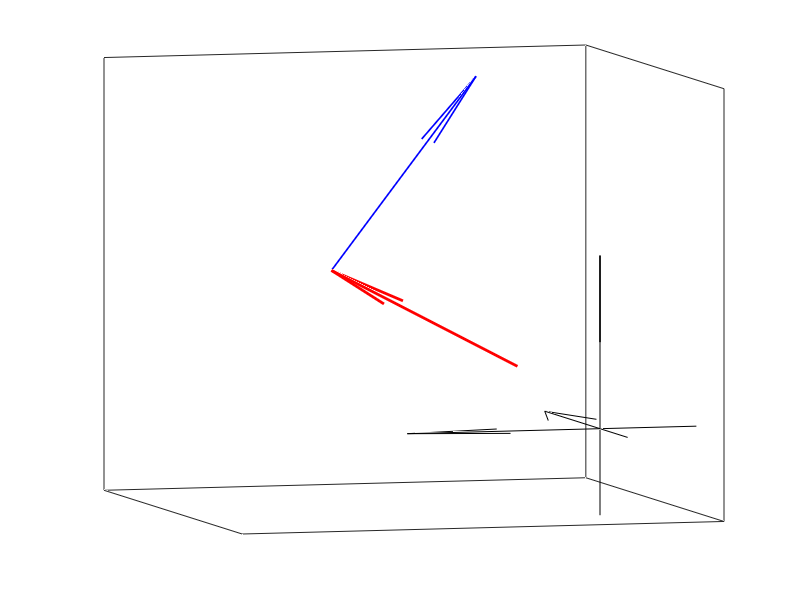
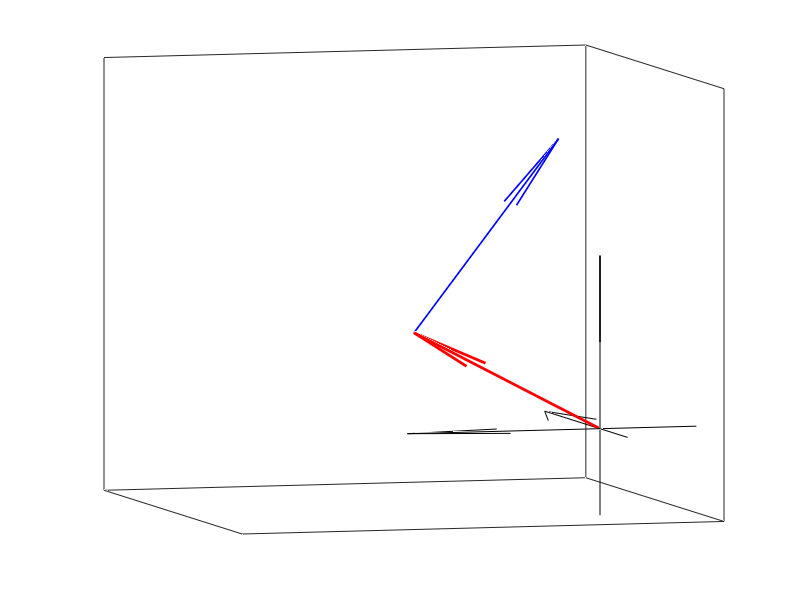
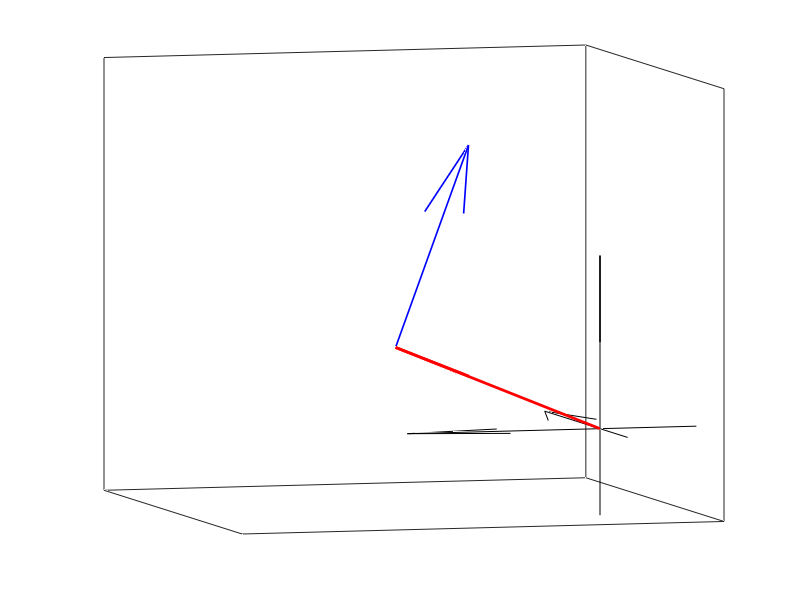
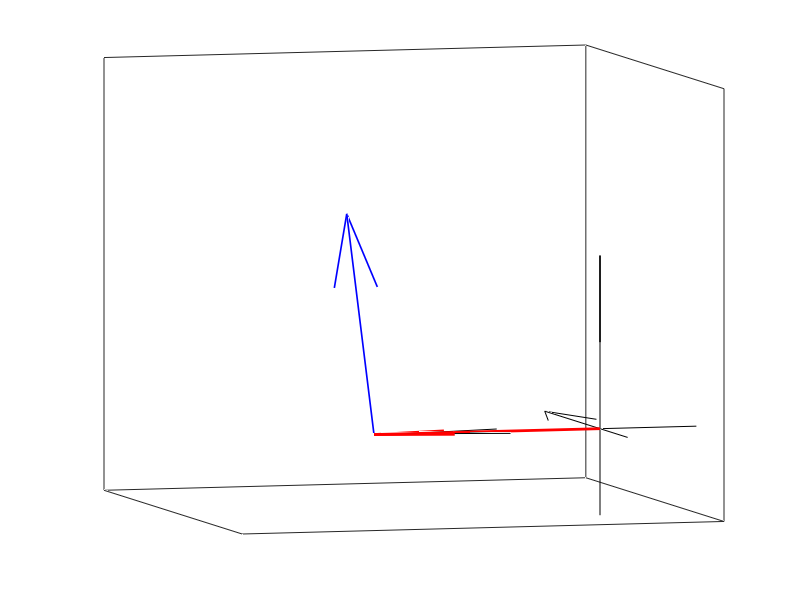

The MATLAB source for these figures, in order:
% Diagrams for 3D normalisation 
%% Normalise with respect to colliding partner

% Define coordiantes of the points
A0 = [-0.5; 1; .8; 1];
A1 = [1; 2.5; 1.8; 1];
A2 = [1; 1; 4; 1];
A1A0 = A1 - A0;
A2A0 = A2 - A1;

% Coordinate axis
close all
figure
hold on
quiver3(-1, 0, 0, 3, 0, 0, 'k', 'autoscale', 'off', 'linewidth', .5);
quiver3(0, -1, 0, 0, 3, 0, 'k', 'autoscale', 'off', 'linewidth', .5);
quiver3(0, 0, -1, 0, 0, 3, 'k', 'autoscale', 'off', 'linewidth', .5);
view([254 6])

% Plot vectors before normalisation
quiver3(A0(1), A0(2), A0(3), A1A0(1), A1A0(2), A1A0(3), 'r', ...
    'autoscale', 'off', 'linewidth', 2);
quiver3(A1(1), A1(2), A1(3), A2A0(1), A2A0(2), A2A0(3), 'b', ...
    'autoscale', 'off', 'linewidth', 1.2);

% Set maximum scale for x,y,z axis.
axis([-1, 4, -1, 4, -1, 4]);
set(gca, 'xtick', []);
set(gca, 'ytick', []);
set(gca, 'ztick', []);
box on

% Translate such that A0 is the origin of the coordinate system
T = [1, 0, 0, -A0(1); ...
     0, 1, 0, -A0(2); ...
     0, 0, 1, -A0(3); ...
     0, 0, 0, 1];
A0 = T * A0;
A1 = T * A1;
A2 = T * A2; 
A1A0 = A1 - A0;
A2A0 = A2 - A1;

% Coordinate axis
figure
hold on
quiver3(-1, 0, 0, 3, 0, 0, 'k', 'autoscale', 'off', 'linewidth', .5);
quiver3(0, -1, 0, 0, 3, 0, 'k', 'autoscale', 'off', 'linewidth', .5);
quiver3(0, 0, -1, 0, 0, 3, 'k', 'autoscale', 'off', 'linewidth', .5);
view([254 6])

% Plot rotated translated 
quiver3(A0(1), A0(2), A0(3), A1A0(1), A1A0(2), A1A0(3), 'r', ...
    'autoscale', 'off', 'linewidth', 2);
quiver3(A1(1), A1(2), A1(3), A2A0(1), A2A0(2), A2A0(3), 'b', ...
    'autoscale', 'off', 'linewidth', 1.2);

% Set maximum scale for x,y,z axis.
axis([-1, 4, -1, 4, -1, 4]);
set(gca, 'xtick', []);
set(gca, 'ytick', []);
set(gca, 'ztick', []); 
box on
% Find angle of rotation
thetaz = atan2(A1(2), A1(1));

% Build rotation matrix that will make vector parallel to XOZ plane
Rz = [cos(thetaz), -sin(thetaz), 0, 0; ...
    sin(thetaz), cos(thetaz), 0, 0; ...
    0, 0, 1, 0; ...
    0, 0, 0, 1];

A1 = Rz * A1;
A2 = Rz * A2;
A1A0 = A1 - A0;
A2A0 = A2 - A1;

% Plot vectors after rotation about z
% Coordinate axis
figure
hold on
quiver3(-1, 0, 0, 3, 0, 0, 'k', 'autoscale', 'off', 'linewidth', .5);
quiver3(0, -1, 0, 0, 3, 0, 'k', 'autoscale', 'off', 'linewidth', .5);
quiver3(0, 0, -1, 0, 0, 3, 'k', 'autoscale', 'off', 'linewidth', .5);
view([254 6])

% Plot rotated vectors 
quiver3(A0(1), A0(2), A0(3), A1A0(1), A1A0(2), A1A0(3), 'r', ...
    'autoscale', 'off', 'linewidth', 2);
quiver3(A1(1), A1(2), A1(3), A2A0(1), A2A0(2), A2A0(3), 'b', ...
    'autoscale', 'off', 'linewidth', 1.2);

% Set maximum scale for x,y,z axis.
axis([-1, 4, -1, 4, -1, 4]);
set(gca, 'xtick', []);
set(gca, 'ytick', []);
set(gca, 'ztick', []);
box on

% Colapse line to OX
thetay = -atan2(A1(3), A1(2)); % find angle between P1 and OX

% Build rotation matrix that will make vector parallel to OX
Ry = [1, 0, 0, 0;...
    0, cos(thetay), -sin(thetay), 0; ...
    0, sin(thetay), cos(thetay), 0; ...
    0, 0, 0, 1];
A1 = Ry * A1;
A2 = Ry * A2;
A1A0 = A1 - A0;
A2A0 = A2 - A1;

% Plot vectors after rotation about y
% Coordinate axis
figure
hold on
quiver3(-1, 0, 0, 3, 0, 0, 'k', 'autoscale', 'off', 'linewidth', .5);
quiver3(0, -1, 0, 0, 3, 0, 'k', 'autoscale', 'off', 'linewidth', .5);
quiver3(0, 0, -1, 0, 0, 3, 'k', 'autoscale', 'off', 'linewidth', .5);
view([254 6])

% Plot rotated vectors 
quiver3(A0(1), A0(2), A0(3), A1A0(1), A1A0(2), A1A0(3), 'r', ...
    'autoscale', 'off', 'linewidth', 2);
quiver3(A1(1), A1(2), A1(3), A2A0(1), A2A0(2), A2A0(3), 'b', ...
    'autoscale', 'off', 'linewidth', 1.2);

% Set maximum scale for x,y,z axis.
axis([-1, 4, -1, 4, -1, 4]);
set(gca, 'xtick', []);
set(gca, 'ytick', []);
set(gca, 'ztick', []);
box on

%% Normalise with respect to the colliding partner
% Define coordiantes of the points
A0 = [-0.5; 1; .8; 1];
A1 = [1; 2.5; 1.8; 1];
A2 = [1; 1; 4; 1];
B1 = [2; 2; 0.5; 1];

A1A0 = A1 - A0;
A2A0 = A2 - A1;
B1A1 = B1 - A1;

% Coordinate axis
close all
figure
hold on
quiver3(-1, 0, 0, 3, 0, 0, 'k', 'autoscale', 'off', 'linewidth', .5);
quiver3(0, -1, 0, 0, 3, 0, 'k', 'autoscale', 'off', 'linewidth', .5);
quiver3(0, 0, -1, 0, 0, 3, 'k', 'autoscale', 'off', 'linewidth', .5);
view([41 36])

% Plot vectors before normalisation
quiver3(A0(1), A0(2), A0(3), A1A0(1), A1A0(2), A1A0(3), 'r', ...
    'autoscale', 'off', 'linewidth', 2);
quiver3(A1(1), A1(2), A1(3), A2A0(1), A2A0(2), A2A0(3), 'b', ...
    'autoscale', 'off', 'linewidth', 1.2);
quiver3(A1(1), A1(2), A1(3), B1A1(1), B1A1(2), B1A1(3), 'm--', ...
    'autoscale', 'off', 'linewidth', 1);

% Set maximum scale for x,y,z axis.
axis([-1, 5, -1, 5, -1, 5]);
set(gca, 'xtick', []);
set(gca, 'ytick', []);
set(gca, 'ztick', []);
box on

% Translate such that A0 is the origin of the coordinate system
T = [1, 0, 0, -A1(1); ...
     0, 1, 0, -A1(2); ...
     0, 0, 1, -A1(3); ...
     0, 0, 0, 1];
A0 = T * A0;
A1 = T * A1;
A2 = T * A2; 
B1 = T * B1;
A1A0 = A1 - A0;
A2A0 = A2 - A1;
B1A1 = B1 - A1;

% Coordinate axis
figure
hold on
quiver3(-1, 0, 0, 3, 0, 0, 'k', 'autoscale', 'off', 'linewidth', .5);
quiver3(0, -1, 0, 0, 3, 0, 'k', 'autoscale', 'off', 'linewidth', .5);
quiver3(0, 0, -1, 0, 0, 3, 'k', 'autoscale', 'off', 'linewidth', .5);
view([41 36])

% Plot rotated translated 
quiver3(A0(1), A0(2), A0(3), A1A0(1), A1A0(2), A1A0(3), 'r', ...
    'autoscale', 'off', 'linewidth', 2);
quiver3(A1(1), A1(2), A1(3), A2A0(1), A2A0(2), A2A0(3), 'b', ...
    'autoscale', 'off', 'linewidth', 1.2);
quiver3(A1(1), A1(2), A1(3), B1A1(1), B1A1(2), B1A1(3), 'm--', ...
    'autoscale', 'off', 'linewidth', 1);

% Set maximum scale for x,y,z axis.
axis([-1, 5, -1, 5, -1, 5]);
set(gca, 'xtick', []);
set(gca, 'ytick', []);
set(gca, 'ztick', []); 
box on

% Find angle of rotation
thetaz = atan2(B1(2), B1(1));
if thetaz < 0
    thetaz = 2*pi - abs(thetaz);
end
thetaz = - thetaz;
% Build rotation matrix that will make vector parallel to XOZ plane
Rz = [cos(thetaz), -sin(thetaz), 0, 0; ...
    sin(thetaz), cos(thetaz), 0, 0; ...
    0, 0, 1, 0; ...
    0, 0, 0, 1];

A1 = Rz * A1;
A2 = Rz * A2;
B1 = Rz * B1;
A1A0 = A1 - A0;
A2A0 = A2 - A1;
B1A1 = B1 - A1;

% Plot vectors after rotation about z
% Coordinate axis
figure
hold on
quiver3(-1, 0, 0, 3, 0, 0, 'k', 'autoscale', 'off', 'linewidth', .5);
quiver3(0, -1, 0, 0, 3, 0, 'k', 'autoscale', 'off', 'linewidth', .5);
quiver3(0, 0, -1, 0, 0, 3, 'k', 'autoscale', 'off', 'linewidth', .5);
view([41 36])

% Plot rotated vectors 
quiver3(A0(1), A0(2), A0(3), A1A0(1), A1A0(2), A1A0(3), 'r', ...
    'autoscale', 'off', 'linewidth', 2);
quiver3(A1(1), A1(2), A1(3), A2A0(1), A2A0(2), A2A0(3), 'b', ...
    'autoscale', 'off', 'linewidth', 1.2);
quiver3(A1(1), A1(2), A1(3), B1A1(1), B1A1(2), B1A1(3), 'm--', ...
    'autoscale', 'off', 'linewidth', 1);

% Set maximum scale for x,y,z axis.
axis([-1, 5, -1, 5, -1, 5]);
set(gca, 'xtick', []);
set(gca, 'ytick', []);
set(gca, 'ztick', []);
box on

% Colapse line to OX
thetay = atan2(B1(3), B1(1)); % find angle between P1 and OX
if thetay < 0
    thetay = 2*pi - abs(thetay);
end
% Build rotation matrix that will make vector parallel to OX
Ry = [cos(thetay), 0, sin(thetay), 0;...
    0, 1, 0, 0; ...
    -sin(thetay), 0, cos(thetay), 0; ...
    0, 0, 0, 1];
A1 = Ry * A1;
A2 = Ry * A2;
B1 = Ry * B1;
A1A0 = A1 - A0;
A2A0 = A2 - A1;
B1A1 = B1 - A1;

% Plot vectors after rotation about y
% Coordinate axis
figure
hold on
quiver3(-1, 0, 0, 3, 0, 0, 'k', 'autoscale', 'off', 'linewidth', .5);
quiver3(0, -1, 0, 0, 3, 0, 'k', 'autoscale', 'off', 'linewidth', .5);
quiver3(0, 0, -1, 0, 0, 3, 'k', 'autoscale', 'off', 'linewidth', .5);
view([41 36])

% Plot rotated vectors 
quiver3(A0(1), A0(2), A0(3), A1A0(1), A1A0(2), A1A0(3), 'r', ...
    'autoscale', 'off', 'linewidth', 2);
quiver3(A1(1), A1(2), A1(3), A2A0(1), A2A0(2), A2A0(3), 'b', ...
    'autoscale', 'off', 'linewidth', 1.2);
quiver3(A1(1), A1(2), A1(3), B1A1(1), B1A1(2), B1A1(3), 'm--', ...
    'autoscale', 'off', 'linewidth', 1);

% Set maximum scale for x,y,z axis.
axis([-1, 5, -1, 5, -1, 5]);
set(gca, 'xtick', []);
set(gca, 'ytick', []);
set(gca, 'ztick', []);
box on